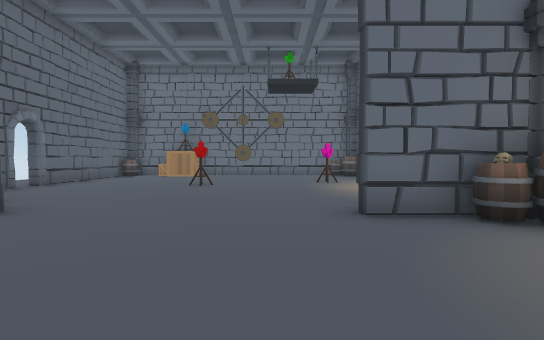
View 1 (above)

17 first-person views from a walk through a scene from a Unity 3-D project. The camera is 1.4 m above the floor, tilts 2° down and sees 80° across. The floor is counted in squares, 2 m on a side. Each view is taken from the middle of a square. On the plan, view 1 faces up. The plan holds only what a view shows up to about 10 squares ahead; the rest is blank. Door leaves are left out, so doorways stand open. Some surface patterns are stand-ins.

View 2
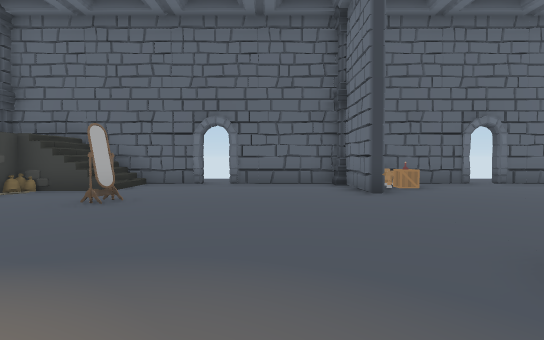

View 3
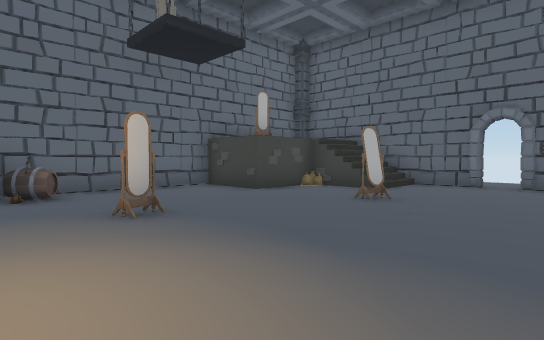

View 4
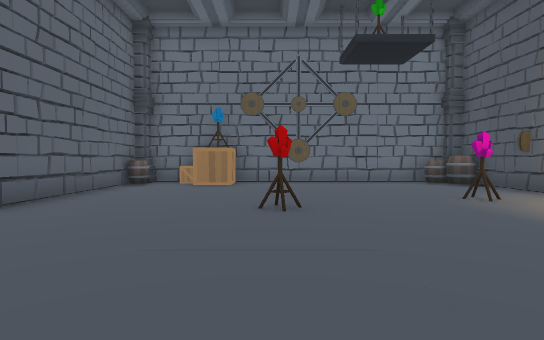

View 5
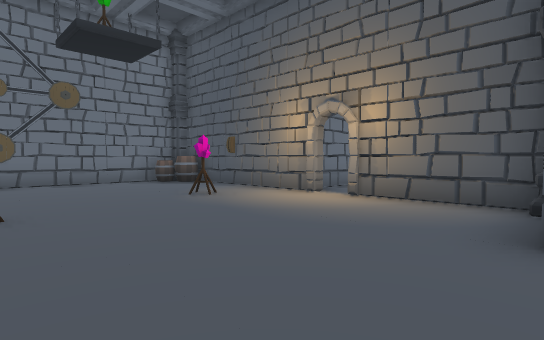

View 6
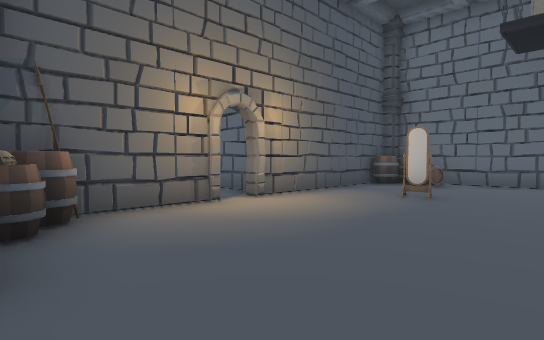

View 7
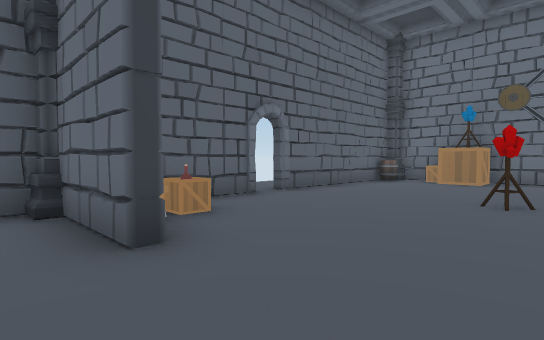

View 8
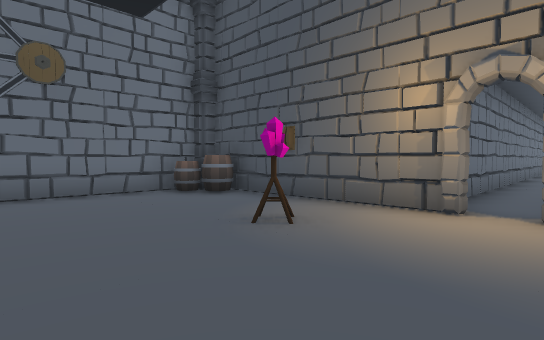

View 9
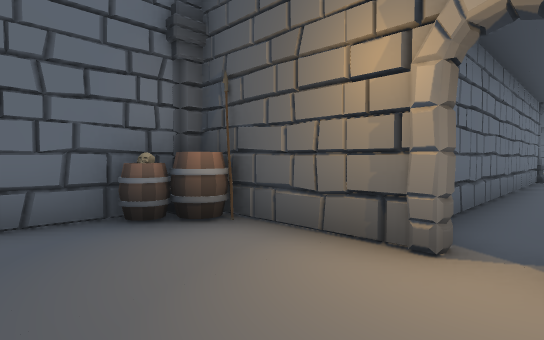

View 10
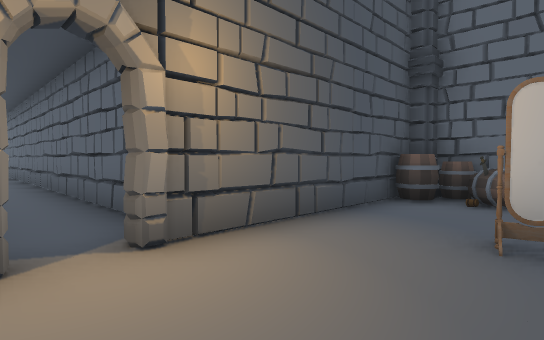

View 11
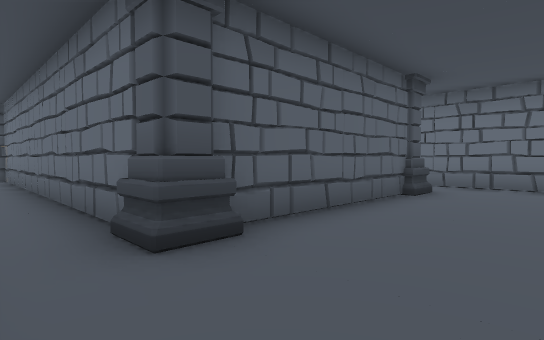

View 12
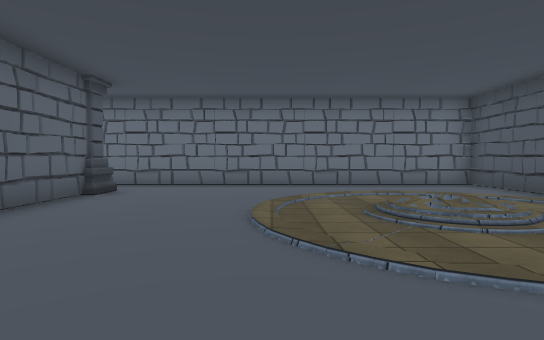

View 13
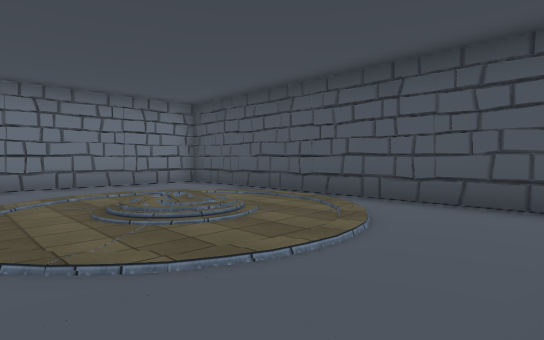

View 14
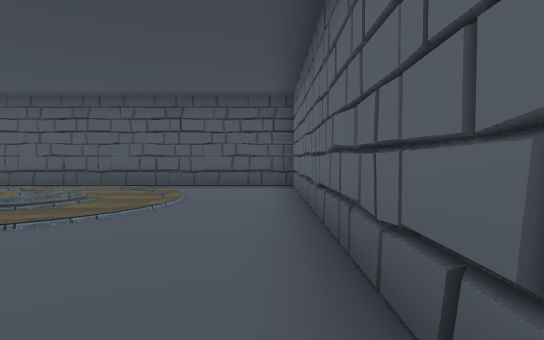

View 15
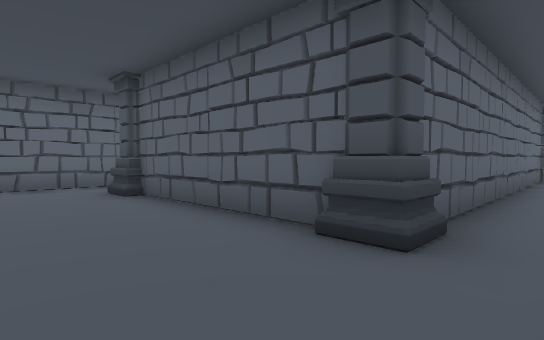

View 16
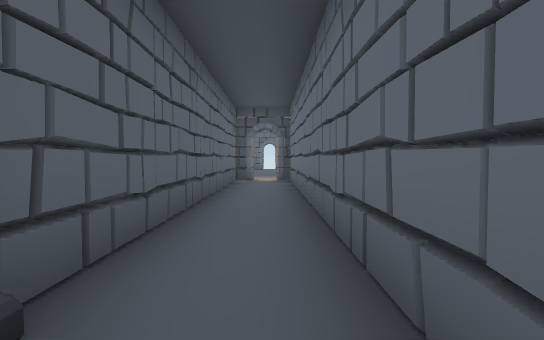

View 17
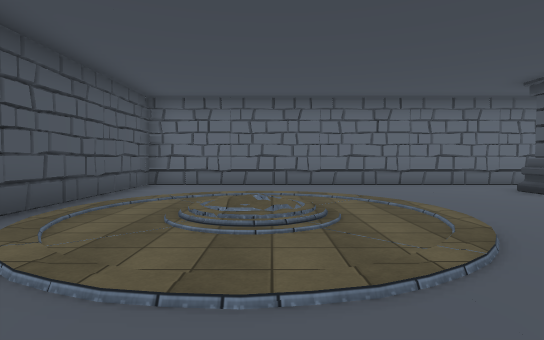

### Floor plan
Points are (right, up) in squares from view 1. A wall is a line through its corners. A room is listed if a view was taken in it or the views show most of it. See-through windows are left out.
Room 1 (views 1, 2, 3, 4, 5, 6, 7, 8, 9, 10)
walls: (-3.5, 4) (-5.5, 4); (2.5, 4) (1.1, 4); (3.5, 4.4) (3.5, 7.4); (3.6, 5.4) (3.3, 5.8); (-5.9, 3.5) (-5.9, 0.9); (3.7, 2.4) (3.3, 2.8); (3.5, 8.1) (3.5, 13.4); (-5.9, 7.5) (-5.9, 5.4); (-2.5, -0.6) (-1.9, -0.8); (3.5, 0.7) (3.5, 3.9); (3.8, 9.5) (3.3, 9.7); (-5.9, 0.1) (-5.9, -2.4); (-4, -1.6) (-4, -3.5) (-2, -3.5) (-2, -5.5) (3.1, -5.5); (-4.8, -2.2) (-4, -2.2); (-5, -2.5) (-4.4, -2.5); (-5.4, -2.7) (-4.4, -2.7); (-5.9, 12.5) (-5.9, 8.2); (3.1, 13.7) (-5.5, 13.7); (3.5, -5.1) (3.5, 0)
low walls: (-6, -1.7) (-4.6, -1.7); (-6, -2) (-5.1, -2)
ways out: open door at (3.5, 8) to room 2; open door at (3.7, 0.3) to room 2; open door at (-6, 0.5); open door at (-6, 8); gap at (3, 10)
objects: other object (-5, 5); other object (-5, 6); other object (-4, -3); box (-4, 5); box (-4, 13); other object (-3, -3); crystal (-3, 13); crystal (-2, 9); barrel (2, -5); crystal (2, 10); barrel (2, 13); barrel (3, -5); column (3, -4); barrel (3, 3); barrel (3, 5); barrel (3, 12); column (3, 13)
Room 2 (views 11, 12, 13, 14, 15, 16, 17)
walls: (13.4, 6.4) (13.4, 1.8); (12.1, 1.2) (3.6, 1.2); (4.2, -0.5) (22.2, -0.5) (22.2, 8.6) (3.5, 8.6); (3.6, 6.8) (12.1, 6.8)
ways out: open door at (3.5, 8) to room 1; open door at (3.7, 0.3) to room 1
objects: column (13, 1); column (13, 7)

Positions as (right, up) in squares from view 1, and headings:
1: (0, 0), facing up
2: (3, 2), facing left
3: (3, 2), facing down-left
4: (-2, 4), facing up
5: (-2, 4), facing up-right
6: (-1, 4), facing down-right
7: (-1, 3), facing up-left
8: (-1, 7), facing up-right
9: (1, 0), facing up-right
10: (1, 1), facing down-right
11: (16, 0), facing up-left
12: (17, 0), facing up
13: (17, 0), facing up-right
14: (14, 0), facing right
15: (16, 8), facing down-left
16: (14, 8), facing left
17: (19, 8), facing down
